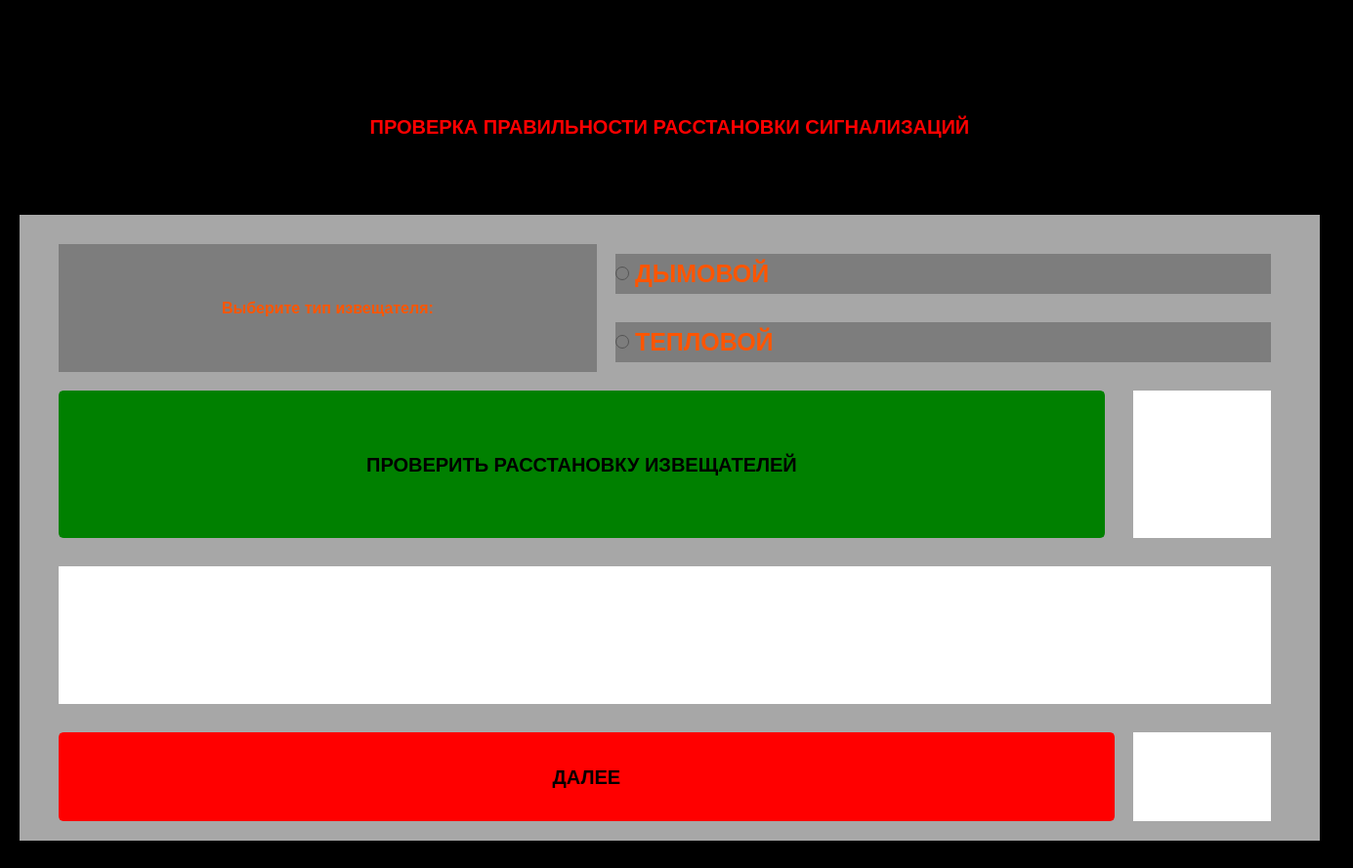
<?xml version="1.0" encoding="UTF-8"?>
<ui version="4.0">
 <class>VerificationCorrectness</class>
 <widget class="QDialog" name="VerificationCorrectness">
  <property name="geometry">
   <rect>
    <x>0</x>
    <y>0</y>
    <width>1385</width>
    <height>889</height>
   </rect>
  </property>
  <property name="windowTitle">
   <string>Dialog</string>
  </property>
  <property name="styleSheet">
   <string notr="true">background-color: lightbblack;</string>
  </property>
  <widget class="QLabel" name="label">
   <property name="geometry">
    <rect>
     <x>20</x>
     <y>0</y>
     <width>1331</width>
     <height>261</height>
    </rect>
   </property>
   <property name="text">
    <string>&lt;html&gt;&lt;head/&gt;&lt;body&gt;&lt;p align=&quot;center&quot;&gt;&lt;span style=&quot; font-size:15pt; font-weight:600; color:#ff0000;&quot;&gt;ПРОВЕРКА ПРАВИЛЬНОСТИ РАССТАНОВКИ СИГНАЛИЗАЦИЙ&lt;/span&gt;&lt;/p&gt;&lt;/body&gt;&lt;/html&gt;</string>
   </property>
  </widget>
  <widget class="QLabel" name="label_2">
   <property name="geometry">
    <rect>
     <x>20</x>
     <y>220</y>
     <width>1331</width>
     <height>641</height>
    </rect>
   </property>
   <property name="styleSheet">
    <string notr="true">background-color:rgb(167, 167, 167)</string>
   </property>
   <property name="text">
    <string/>
   </property>
  </widget>
  <widget class="QLabel" name="label_3">
   <property name="geometry">
    <rect>
     <x>60</x>
     <y>250</y>
     <width>551</width>
     <height>131</height>
    </rect>
   </property>
   <property name="styleSheet">
    <string notr="true">background-color:rgb(125, 125, 125);</string>
   </property>
   <property name="text">
    <string>&lt;html&gt;&lt;head/&gt;&lt;body&gt;&lt;p align=&quot;center&quot;&gt;&lt;span style=&quot; font-size:12pt; font-weight:600; color:#ff5500;&quot;&gt;Выберите тип извещателя:&lt;/span&gt;&lt;/p&gt;&lt;/body&gt;&lt;/html&gt;</string>
   </property>
  </widget>
  <widget class="QRadioButton" name="DYM">
   <property name="geometry">
    <rect>
     <x>630</x>
     <y>260</y>
     <width>671</width>
     <height>41</height>
    </rect>
   </property>
   <property name="styleSheet">
    <string notr="true">background-color: rgb(125, 125, 125);

    color: rgb(255, 85, 0);
    font-size: 25px;
    font-weight: bold;
    font-family: Arial;</string>
   </property>
   <property name="text">
    <string>ДЫМОВОЙ</string>
   </property>
  </widget>
  <widget class="QRadioButton" name="Teplovoy">
   <property name="geometry">
    <rect>
     <x>630</x>
     <y>330</y>
     <width>671</width>
     <height>41</height>
    </rect>
   </property>
   <property name="styleSheet">
    <string notr="true">background-color: rgb(125, 125, 125);

    color: rgb(255, 85, 0);
    font-size: 25px;
    font-weight: bold;
    font-family: Arial;</string>
   </property>
   <property name="text">
    <string>ТЕПЛОВОЙ</string>
   </property>
  </widget>
  <widget class="QPushButton" name="doneButton">
   <property name="geometry">
    <rect>
     <x>60</x>
     <y>400</y>
     <width>1071</width>
     <height>151</height>
    </rect>
   </property>
   <property name="styleSheet">
    <string notr="true">QPushButton {
    background-color: green;
    color: black;
    font-weight: bold;        /* Жирный */
    font-size: 20px;         /* Размер */
    font-family: Arial;      /* Шрифт (опционально) */
    border: 2px solid green;
    border-radius: 5px;
    padding: 10px;
}
QPushButton:hover {
    background-color: rgb(54, 102, 46)/* Цвет при наведении */
}

QPushButton:pressed {
    background-color:rgb(54, 102, 46);   /* Цвет при нажатии */
}</string>
   </property>
   <property name="text">
    <string>ПРОВЕРИТЬ РАССТАНОВКУ ИЗВЕЩАТЕЛЕЙ</string>
   </property>
  </widget>
  <widget class="QLabel" name="TIME">
   <property name="geometry">
    <rect>
     <x>60</x>
     <y>580</y>
     <width>1241</width>
     <height>141</height>
    </rect>
   </property>
   <property name="styleSheet">
    <string notr="true">background-color:white</string>
   </property>
   <property name="text">
    <string>&lt;html&gt;&lt;head/&gt;&lt;body&gt;&lt;p align=&quot;center&quot;&gt;&lt;br/&gt;&lt;/p&gt;&lt;/body&gt;&lt;/html&gt;</string>
   </property>
  </widget>
  <widget class="QPushButton" name="doneButton_2">
   <property name="geometry">
    <rect>
     <x>60</x>
     <y>750</y>
     <width>1081</width>
     <height>91</height>
    </rect>
   </property>
   <property name="styleSheet">
    <string notr="true">QPushButton {
    background-color: red;
    color: black;
    font-weight: bold;        /* Жирный */
    font-size: 20px;         /* Размер */
    font-family: Arial;      /* Шрифт (опционально) */
    border: 2px solid red;
    border-radius: 5px;
    padding: 10px;
}
QPushButton:hover {
    background-color: rgb(154, 1, 42)/* Цвет при наведении */
}

QPushButton:pressed {
    background-color: rgb(154, 1, 42);   /* Цвет при нажатии */
}</string>
   </property>
   <property name="text">
    <string>ДАЛЕЕ</string>
   </property>
  </widget>
  <widget class="QLabel" name="TIME_2">
   <property name="geometry">
    <rect>
     <x>1160</x>
     <y>400</y>
     <width>141</width>
     <height>151</height>
    </rect>
   </property>
   <property name="styleSheet">
    <string notr="true">background-color:white</string>
   </property>
   <property name="text">
    <string/>
   </property>
   <property name="pixmap">
    <pixmap>../галочка2.png</pixmap>
   </property>
  </widget>
  <widget class="QLabel" name="TIME_3">
   <property name="geometry">
    <rect>
     <x>1160</x>
     <y>750</y>
     <width>141</width>
     <height>91</height>
    </rect>
   </property>
   <property name="styleSheet">
    <string notr="true">background-color:white</string>
   </property>
   <property name="text">
    <string/>
   </property>
   <property name="pixmap">
    <pixmap>../стрелка.png</pixmap>
   </property>
  </widget>
 </widget>
 <resources/>
 <connections/>
</ui>
